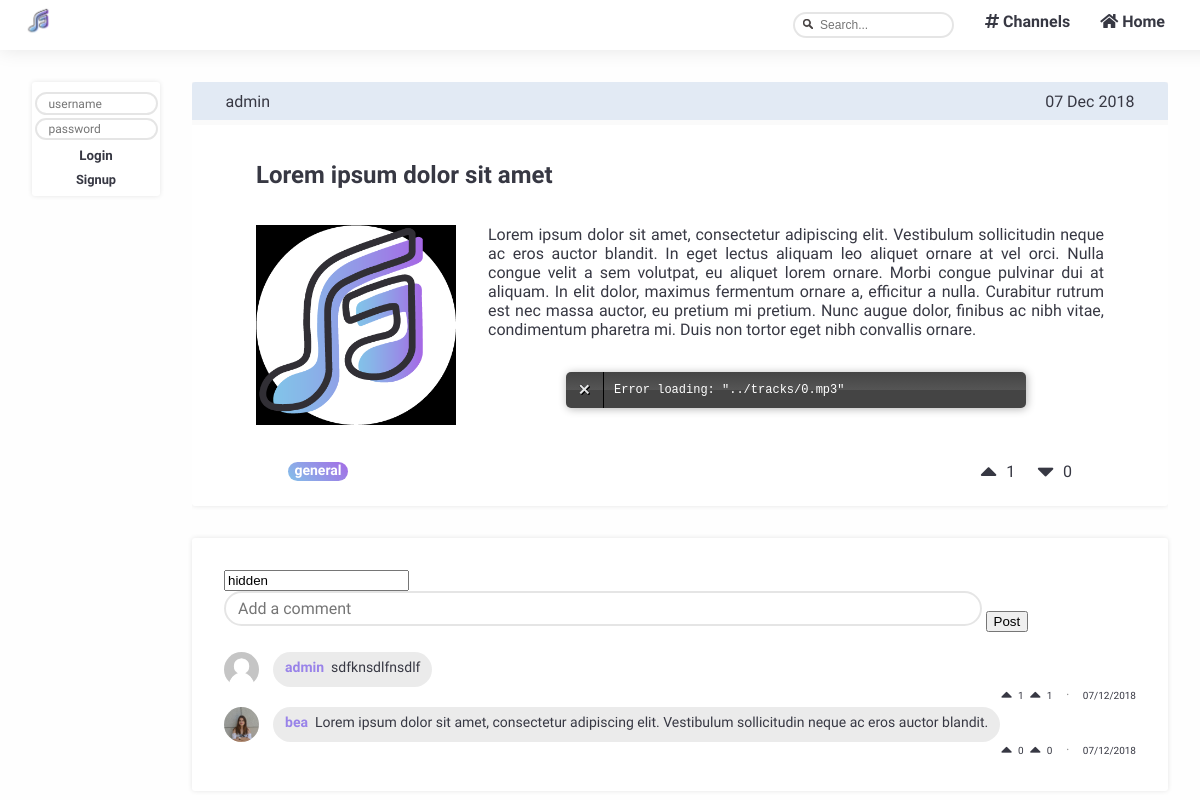
The app's page /pages/story_page.php?story_id=0, older data.
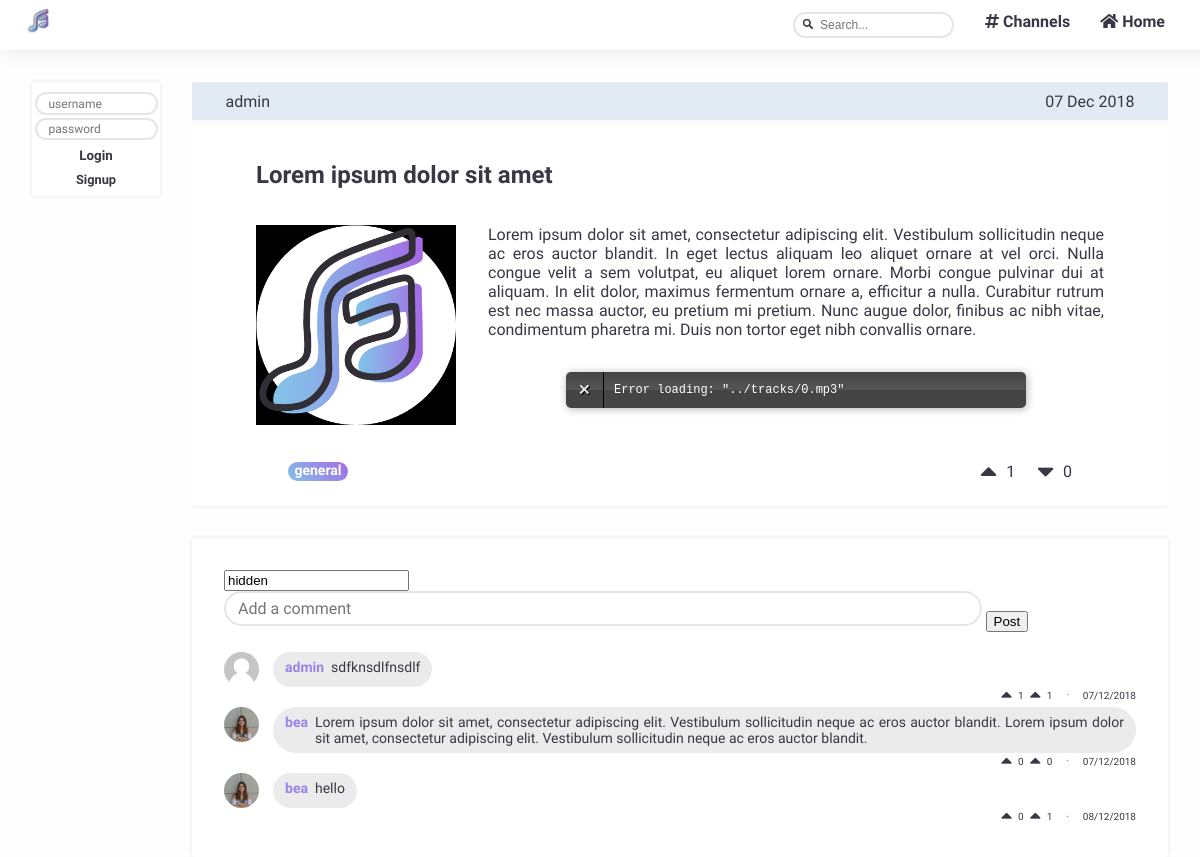
The same page, newer data.
### tables this page shows
CREATE TABLE stories (id INTEGER PRIMARY KEY, title VARCHAR, text VARCHAR, author VARCHAR REFERENCES users, datetime DATETIME, upvotes INTEGER, downvotes INTEGER, channel VARCHAR REFERENCES channels);

CREATE TABLE comments (
  id INTEGER PRIMARY KEY,
  story_id INTEGER REFERENCES stories,
  author VARCHAR REFERENCES users,
  upvotes INTEGER,
  downvotes INTEGER,
  datetime DATETIME,
  text VARCHAR
);

### database/db_stories.php (called while the page is built, shortened)
<?php
  include('../database/db_connection.php');
  function getStory($story) {
    global $db;
    $stmt = $db->prepare('SELECT * FROM stories WHERE id = ?');
    $stmt->execute(array($story));
    return $stmt->fetch();
  }
  function getComments($story) {
    global $db;
    $stmt = $db->prepare('SELECT * FROM comments WHERE story_id = ?');
    $stmt->execute(array($story));
    return $stmt->fetchAll();
  }
?>

### templates/tpl_stories.php (the view, shortened to what this page needs)
<?php function draw_story_page($story) {
  ?>
  <section id="story_page" class="page">
    <?php
      draw_story($story);
    ?>
</section>
<?php } ?>
<?php function draw_story($story) {
$date_str = $story['datetime'];
$date = strtotime($date_str);
?>
  <article id="story" class = "blockStyle ">
    <header>
      <span id="user"> <?= $story['author']?></span>
      <span id="date"> <?= date('d M Y',$date)?></span>
    </header>
    <hr class = "invisibleLine">
    <section id="body" class = "blockLayout">
      <h2><a href="../pages/story_page.php?story_id=<?=$story['id']?>"><?= $story['title']?></a></h2>
      <div id = "storyContent">
        <img src= "../img/stories/thumbs_medium/<?=$story['id']?>.png" width="200" height="200">
        <div id = "storyTextAndTrack">
          <p> <?= $story['text']?></p>
        </div>
      </div>
    <footer>
    <span id="channel"><?= $story['channel']?></span>
      <section id="upvote" data-storyid=<?=$story['id']?>>
        <button type="submit" class="voteup_btn" user=<?=$_SESSION['username']?> action=1 story=<?=$story['id']?>>
          <i class="fas fa-caret-up fa-2x"></i>
        </button>
        <span id=numUpvotes><?= $story['upvotes']?></span>
      </section>
      <section id="downvote" data-storyid=<?=$story['id']?>>
        <button type="submit" class="votedown_btn" user=<?=$_SESSION['username']?> action=0 story=<?=$story['id']?>>
          <i class="fas fa-caret-down fa-2x"></i>
        </button>
        <span id=numDownvotes><?= $story['downvotes']?></span>
      </section>
    </footer>
  </article>
<?php
} ?>
<?php function draw_comments($comments, $story) {
?>
  <section id="comment_list" class="page blockStyle blockLayout">
    <?php draw_add_comment($story);
    foreach($comments as $comment) {
      draw_comment($comment, $story);
    }
    ?>
  </section>
<?php
} ?>
<?php include_once('../templates/tpl_account.php');
function draw_comment($comment, $story) {
  $date_str = $comment['datetime'];
  $date = strtotime($date_str);
?>
  <article id="comment">
    <div id ="singleComment">
      <?php $igmsrc = getUserImage($comment['author']);?>
      <img  id="userImage"  src=<?=$igmsrc?> width=35 height="35">
      <div id ="userAndText" class="comment">
        <span id="user"> <?= $comment['author']?></span>
        <p><?= $comment['text']?></p>
      </div>
    </div>
    <footer>
      <section id="upvote" data-commentid=<?=$comment['id']?>>
        <button type="submit" class="voteup_btn" user=<?=$_SESSION['username']?> action=1 story=<?=$story?> comment=<?=$comment['id']?>>
          <i class="fas fa-caret-up fa-lg"></i>
        </button>
        <span id = numUpvotes><?= $comment['upvotes']?></span>
      </section>
      <section id="downvote" data-commentid=<?=$comment['id']?>>
        <button type="submit" class="votedown_btn" user=<?=$_SESSION['username']?> action=0 story=<?=$story?> comment=<?=$comment['id']?>>
          <i class="fas fa-caret-up fa-lg"></i>
        </button>
        <span id = numDownvotes><?= $comment['downvotes']?></span>
      </section>
      <span id ="divDot">&bull;</span>
      <span id="date"> <?= date('d/m/Y', $date)?></span>
    </footer>
  </article>
<?php
} ?>
<?php function draw_add_comment($story) {
?>
  <section id="add_comment">
    <form method="post" action="../actions/action_add_comment.php">
      <input type="text" name="user" value=<?=$_SESSION['username']?> hidden>
      <textarea  class="inputField" rows="1" cols="112" name="comment" placeholder="Add a comment" required></textarea>
      <button type="submit" class="add_comment_btn">Post</button>
    </form>
  </section>
<?php
} ?>

### pages/story_page.php (shortened to what this page needs)
<?php
  include_once('../database/db_channels.php');
  include_once('../database/db_stories.php');
  include_once('../templates/tpl_common.php');
  include_once('../templates/tpl_account.php');
  include_once('../templates/tpl_stories.php');
  $story_id = $_GET['story_id'];
  try {
    $story = getStory($story_id);
  } catch(PDOException $e) {
    $_SESSION['messages'][] = array('type' => 'error', 'content' => "Unable to access story");
    die(header("Location: ../pages/channels_list.php"));
  }
  try {
    $comments = getComments($story_id);
  } catch(PDOException $e) {
    $_SESSION['messages'][] = array('type' => 'error', 'content' => "Unable to access comments");
    die(header("Location: ../pages/channels_list.php"));
  }
  if (!isset($_SESSION['username'])) {
    draw_header(null);
    draw_sidebar(null);
  }
  else {
    draw_header($_SESSION['username']);
    $subbed_channels = getSubbedChannels($_SESSION['username']);
    draw_sidebar($subbed_channels);
  }
  draw_story_page($story);
  draw_comments($comments, $story_id);
  draw_footer();
?>

### templates/tpl_common.php (shortened to what this page needs)
<?php function draw_header($username) { ?>
  <!DOCTYPE html>
  <html>
    <head>
      <link rel="stylesheet" href="../css/style.css">
      <link rel="stylesheet" href="https://use.fontawesome.com/releases/v5.3.1/css/all.css">
    </head>
    <body>
      <div class = "navBar">
        <nav class="tabs">
          <ul>
            <li><a href="../pages/mainpage.php"><i class="fas fa-home"></i> Home</a></li>
            <li><a href="../pages/channels_list.php"><i class="fas fa-hashtag"></i> Channels</a></li>
          </ul>
          <form method="GET" action="../pages/search.php">
            <label><input type="text" name="search" class="inputField" placeholder="Search..." required></label>
          </form>
        </nav>
        <img src= "../img/logo.png" height="40" width="40"/>
      </div>
<?php } ?>
<?php function draw_footer() {  ?>
  </body>
</html>
<?php } ?>

### templates/tpl_account.php (shortened to what this page needs)
<?php function draw_sidebar($subbed_channels) {
?>
  <section id="sidebar">
    <?php
      draw_sidebar_login();
    ?>
  </section>
<?php } ?>
<?php
    function draw_sidebar_login() {
  if (isset($_SESSION['username']))
  {
    $username = $_SESSION['username'];?>
    <section id="sidebar_login" class="blockStyle">
      <?php $igmsrc = getUserImage($username);?>
        <img  id="userImage"  src=<?=$igmsrc?> width=40 height="40">
        <a href="../pages/edit_profile.php?user=<?= $username ?>"><?= $username ?></a>
        <div><a href="../actions/action_logout.php">Logout</a></div>
    </section>
  <?php }
  else
  { ?>
    <section id="sidebar_login" class = "blockStyle">
        <form method="post" action="../actions/action_login.php">
        <input type="text" name="username" placeholder="username" class="inputField" required>
        <input type="password" name="password" placeholder="password" class="inputField" required>
        <input type="submit" value="Login" >
        <div><a href="../pages/signup.php?message=">Signup</a></div>
        </form>
    </section>
    <?php }
} ?>
<?php
function getUserImage($username){
  if(file_exists("../img/users/$username.png"))
   $img = "../img/users/$username.png";
  else  $img = "../img/unknownuser.png";
  return $img;
}?>

Row changes from the older to the newer data that the page shows:
changed comments: text "Lorem ipsum dolor sit amet, consectetur adipiscing elit. Vestibulum sollicitudin neque ac eros auctor blandit." → "…ac eros auctor blandit. Lorem ipsum dolor sit amet, consectetur adipiscing elit. Vestibulum sollicitudin neque ac eros auctor blandit."
added comments: author "bea", text "hello", upvotes "0", downvotes "1", datetime "08/12/2018"
